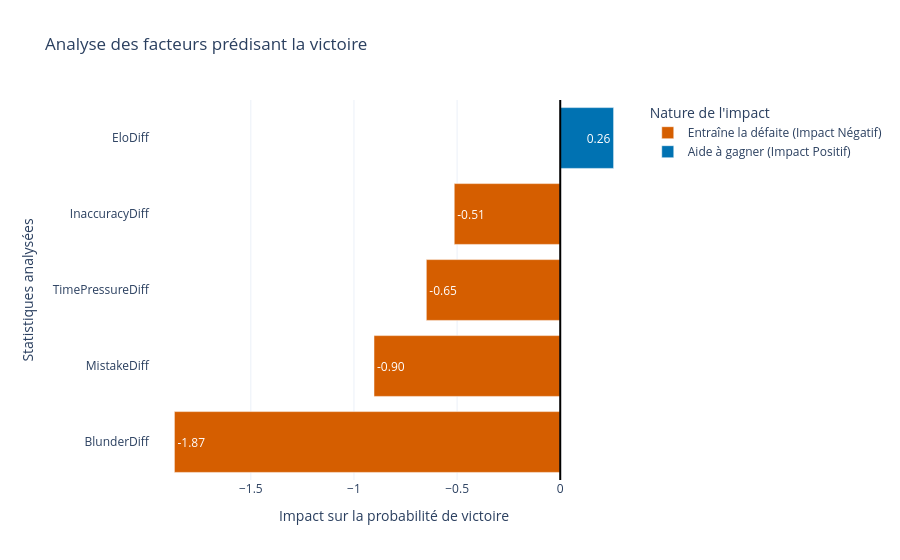

The code cell stored with this chart in its notebook:
### Markdown cell above
###Code

### Code cell
from pyspark.ml import Pipeline
from pyspark.ml.classification import LogisticRegression
from pyspark.ml.feature import VectorAssembler, StandardScaler
from pyspark.ml.evaluation import BinaryClassificationEvaluator, MulticlassClassificationEvaluator

# échantillonage du dataset (on prend 10% des données)
df_sample = df.sample(withReplacement=False, fraction=0.1, seed=42)

# préparation des variables
  # label: 1 si les blancs gagnent sinon 0
  # EloDiff: qui est le joueur le plus fort (si positif c'est les blancs)
  # BlunderDiff: qui a fait le plus d'erreurs (si positif c'est les blancs)
  # MistakeDiff: même idée que BlunderDiff mais pour les erreurs
  # InaccuracyDiff: même idée que pour BlunderDiff
  # TimePressureDiff: qui a fait le plus de bourdes sous une pression du temps (si positif c'est les blancs)
df_ml = df_sample.withColumn("label", F.when(F.col("Result") == "1-0", 1).otherwise(0)) \
          .withColumn("EloDiff", F.col("WhiteElo") - F.col("BlackElo")) \
          .withColumn("BlunderDiff", F.col("White_blunders") - F.col("Black_blunders")) \
          .withColumn("MistakeDiff", F.col("White_mistakes") - F.col("Black_mistakes")) \
          .withColumn("InaccuracyDiff", F.col("White_inaccuracies") - F.col("Black_inaccuracies")) \
          .withColumn("TimePressureDiff", F.col("White_ts_blunders") - F.col("Black_ts_blunders"))

# features que l'on pense ont un impact sur le gagnant du jeu
features_list = ["EloDiff", "BlunderDiff", "MistakeDiff", "InaccuracyDiff", "TimePressureDiff"]
# on regroupe tout dans un vecteur
assembler = VectorAssembler(inputCols=features_list, outputCol="vec_features")
# normalisation des données
scaler = StandardScaler(inputCol="vec_features", outputCol="features")

lr = LogisticRegression(featuresCol="features", labelCol="label")

# automatisation des étapes
pipeline = Pipeline(stages=[assembler, scaler, lr])

# entraînement
train_data, test_data = df_ml.randomSplit([0.8, 0.2], seed=42)
model = pipeline.fit(train_data)
predictions = model.transform(test_data)

# vérification de la performance de notre modèle avec aire under the curve
evaluator = BinaryClassificationEvaluator(labelCol="label")
auc = evaluator.evaluate(predictions)
print(f"Aire sous la courbe (AUC) : {auc:.4f}")

# calcul de l'accuracy
evaluator_acc = MulticlassClassificationEvaluator(labelCol="label", metricName="accuracy")
accuracy = evaluator_acc.evaluate(predictions)

print(f"Probabilité de prédiction correcte (accuracy) : {accuracy*100:.2f}%")

predictions.select("Result", "label", "prediction", "probability").show(10)

# graphique
# extrait les coeff du modèle
lr_model = model.stages[-1]
coeff_df = pd.DataFrame({
    'Variable': features_list,
    'Coefficient': lr_model.coefficients.toArray()
})

# légendes des catégories
coeff_df['Influence'] = coeff_df['Coefficient'].apply(
    lambda x: "Aide à gagner (Impact Positif)" if x > 0 else "Entraîne la défaite (Impact Négatif)"
)

# tri des variables
coeff_df = coeff_df.sort_values(by='Coefficient', ascending=True)

fig = px.bar(
    coeff_df,
    x='Coefficient',
    y='Variable',
    orientation='h',
    title="Analyse des facteurs prédisant la victoire",
    color='Influence',
    color_discrete_map={
        "Aide à gagner (Impact Positif)": "#0072B2",
        "Entraîne la défaite (Impact Négatif)": "#D55E00"
    },
    labels={'Coefficient': 'Force de l\'impact', 'Variable': 'Variables du match'},
    template="plotly_white",
    text_auto='.2f'
)

fig.add_vline(x=0, line_dash="solid", line_color="black")

fig.update_layout(
    xaxis_title="Impact sur la probabilité de victoire",
    yaxis_title="Statistiques analysées",
    legend_title="Nature de l'impact",
    showlegend=True,
    margin=dict(l=150)
)

fig.write_image("plots/facteurs_prediction_victoire.png")
display(Image(filename="plots/facteurs_prediction_victoire.png"))

fig.show()

### Figure 1 — Plotly figure (JSON) as saved in the notebook; plotly's stock layout.template omitted (floating-point values rounded to 4 significant figures)
{"data": [{"hovertemplate": "Influence=Entraîne la défaite (Impact Négatif)<br>Force de l'impact=%{x}<br>Variables du match=%{y}<extra></extra>", "legendgroup": "Entraîne la défaite (Impact Négatif)", "marker": {"color": "#D55E00", "pattern": {"shape": ""}}, "name": "Entraîne la défaite (Impact Négatif)", "orientation": "h", "showlegend": true, "textposition": "auto", "texttemplate": "%{x:.2f}", "type": "bar", "x": [-1.871, -0.9029, -0.6493, -0.5139], "xaxis": "x", "y": ["BlunderDiff", "MistakeDiff", "TimePressureDiff", "InaccuracyDiff"], "yaxis": "y"}, {"hovertemplate": "Influence=Aide à gagner (Impact Positif)<br>Force de l'impact=%{x}<br>Variables du match=%{y}<extra></extra>", "legendgroup": "Aide à gagner (Impact Positif)", "marker": {"color": "#0072B2", "pattern": {"shape": ""}}, "name": "Aide à gagner (Impact Positif)", "orientation": "h", "showlegend": true, "textposition": "auto", "texttemplate": "%{x:.2f}", "type": "bar", "x": [0.2587], "xaxis": "x", "y": ["EloDiff"], "yaxis": "y"}], "layout": {"barmode": "relative", "legend": {"title": {"text": "Nature de l'impact"}, "tracegroupgap": 0}, "margin": {"l": 150}, "shapes": [{"line": {"color": "black", "dash": "solid"}, "type": "line", "x0": 0, "x1": 0, "xref": "x", "y0": 0, "y1": 1, "yref": "y domain"}], "showlegend": true, "title": {"text": "Analyse des facteurs prédisant la victoire"}, "xaxis": {"anchor": "y", "domain": [0, 1], "title": {"text": "Impact sur la probabilité de victoire"}}, "yaxis": {"anchor": "x", "domain": [0, 1], "title": {"text": "Statistiques analysées"}}}}
